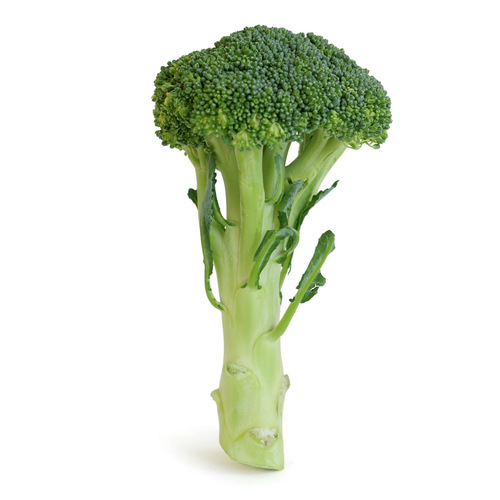
#> input picture BrocolliSkinnyWhiteBG.jpg, 500 x 500 px, found by its file name
$ python DrawBoxesAroundBroccoli.py
#> lines starting #> are read from the running program, lines starting #| are printed output that depends on the picture; after the words box and inside, x2 and y2 are one past the last pixel; in counts of white or black regions, pixels touching at a corner belong together
###### DRAW CONTOURS  #####
import imutils
import cv2
import numpy as np

# x = which column  ---> example
# y = which row --> example[0]

image = cv2.imread("C:\\Users\\dabes\\Desktop\\FitTrex\\BrocolliSkinnyWhiteBG.jpg")
#> image is the input picture: shape (500, 500, 3); mean B, G, R 218.5, 231.9, 226.3

imgray = cv2.cvtColor(image,cv2.COLOR_BGR2GRAY)
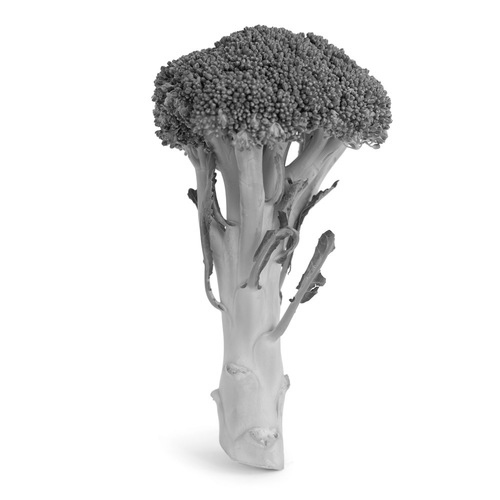
#> imgray: shape (500, 500); min 1, max 255, mean 228.7
ret,thresh = cv2.threshold(imgray,202,255,0)
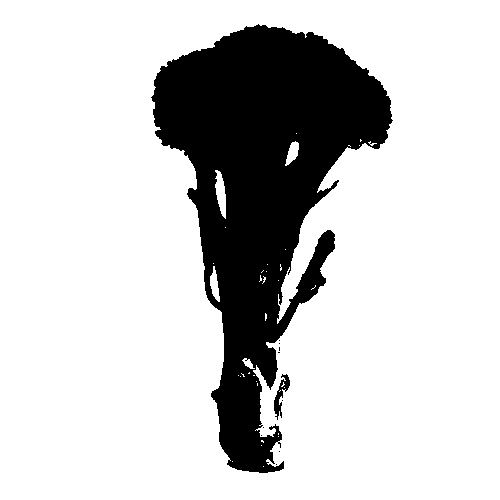
#> thresh: shape (500, 500); 80.1% white; 11 black regions (9 under 20 px), largest, box (x1, y1, x2, y2) and area: (151, 24, 393, 473) 49545, (274, 374, 290, 420) 275
thresh = cv2.erode(thresh, None, iterations=2)
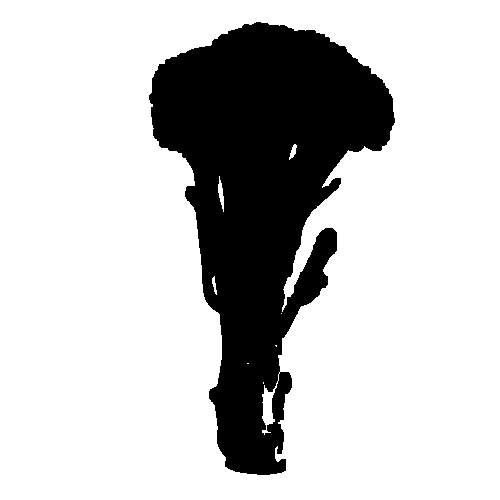
#> thresh: shape (500, 500); 77.9% white; 1 black region, box (x1, y1, x2, y2) and area: (149, 22, 395, 475) 55285
thresh = cv2.dilate(thresh, None, iterations=2)
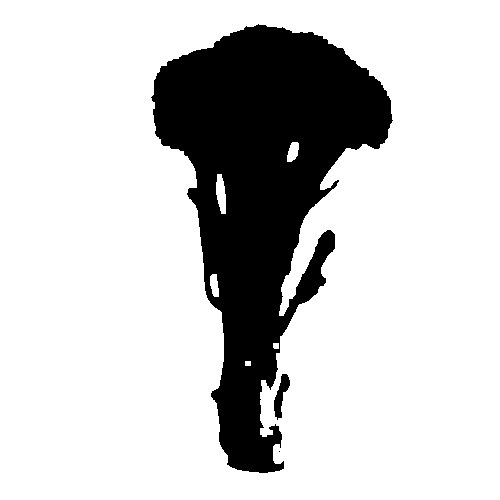
#> thresh: shape (500, 500); 79.8% white; 3 black regions (1 under 20 px), largest, box (x1, y1, x2, y2) and area: (151, 24, 393, 473) 50233, (274, 374, 290, 420) 343
threshList = (list(np.array(thresh)))
#> threshList = 500 items
#print (len(threshList[0]))

leftMostPoint = 10000000
rightMostPoint = 0
upperMostPoint = 10000000
lowerMostPoint = 0
for x in range(len(threshList)):
	for y in range(len(threshList[0])):
		if threshList[x][y] < 250:
			if x < leftMostPoint:
				leftMostPoint = x
			elif x > rightMostPoint:
				rightMostPoint = x
			if y < upperMostPoint:
				upperMostPoint = y
			elif y > lowerMostPoint:
				lowerMostPoint = y
#> after the loop, leftMostPoint = 24; lowerMostPoint = 392; rightMostPoint = 472; upperMostPoint = 151

print(lowerMostPoint)
#| 392
print(upperMostPoint)
#| 151
print(rightMostPoint)
#| 472
print(leftMostPoint)
#| 24

cv2.rectangle(image, (lowerMostPoint,leftMostPoint ), (upperMostPoint, rightMostPoint), (255,0,0), 2)
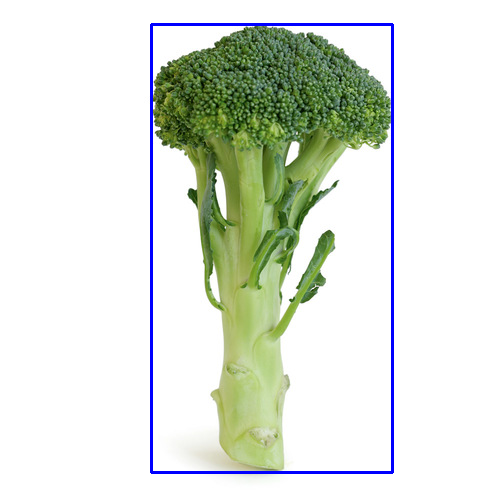
#> image: shape (500, 500, 3); 1.65% of pixels changed, all inside (x1, y1, x2, y2) = (150, 23, 394, 474)

cv2.imshow('imageOG', image)
cv2.imshow('thresh', thresh)
cv2.waitKey(0)

$ run again, with broccoli3.jpg copied over BrocolliSkinnyWhiteBG.jpg
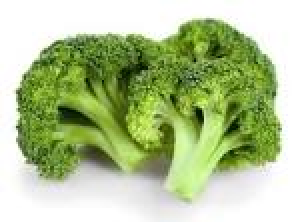
#> input picture broccoli3.jpg, 149 x 111 px, found by its file name (shown 2 times larger)
#> image is the input picture: shape (111, 149, 3); mean B, G, R 147, 195.4, 177.9
#> `thresh = cv2.dilate(thresh, None, iterations=2)`:
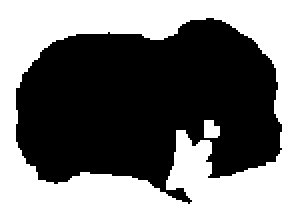
#> thresh: shape (111, 149) (shown 2 times larger); 48.3% white; 2 white regions, box (x1, y1, x2, y2) and area: (0, 0, 149, 111) 7929, (102, 60, 110, 69) 62
#> threshList = 111 items
#> the loop `for x in range(len(threshList)):` made 111 passes
#> after the loop `for x in range(len(threshList)):`: leftMostPoint = 9; lowerMostPoint = 140; rightMostPoint = 101; upperMostPoint = 8
#| 140
#| 8
#| 101
#| 9
#> `cv2.rectangle(image, (lowerMostPoint,leftMostPoint ), (upperMostPoint,..`:
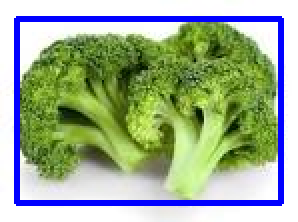
#> image: shape (111, 149, 3) (shown 2 times larger); 8.1% of pixels changed, all inside (x1, y1, x2, y2) = (7, 8, 142, 103)
